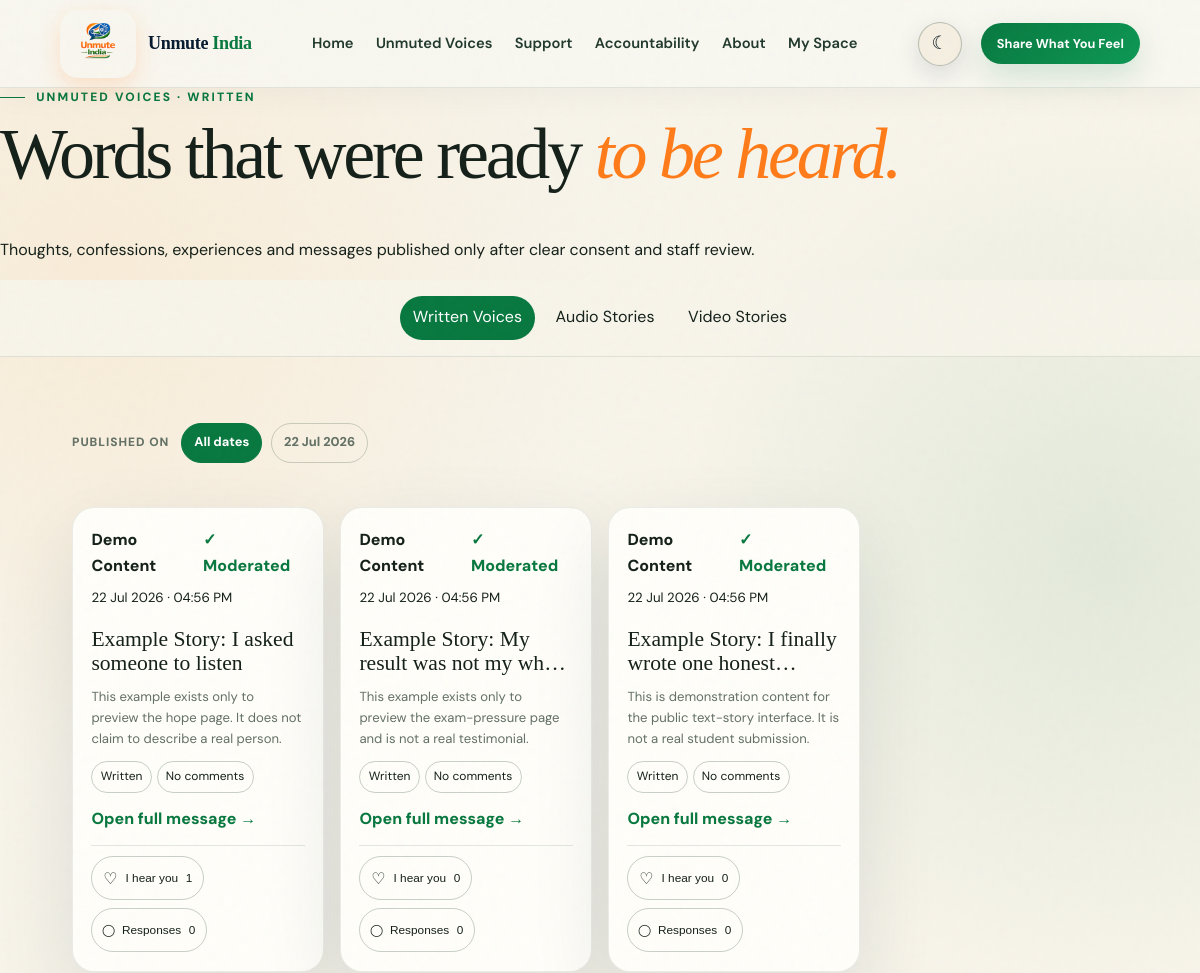
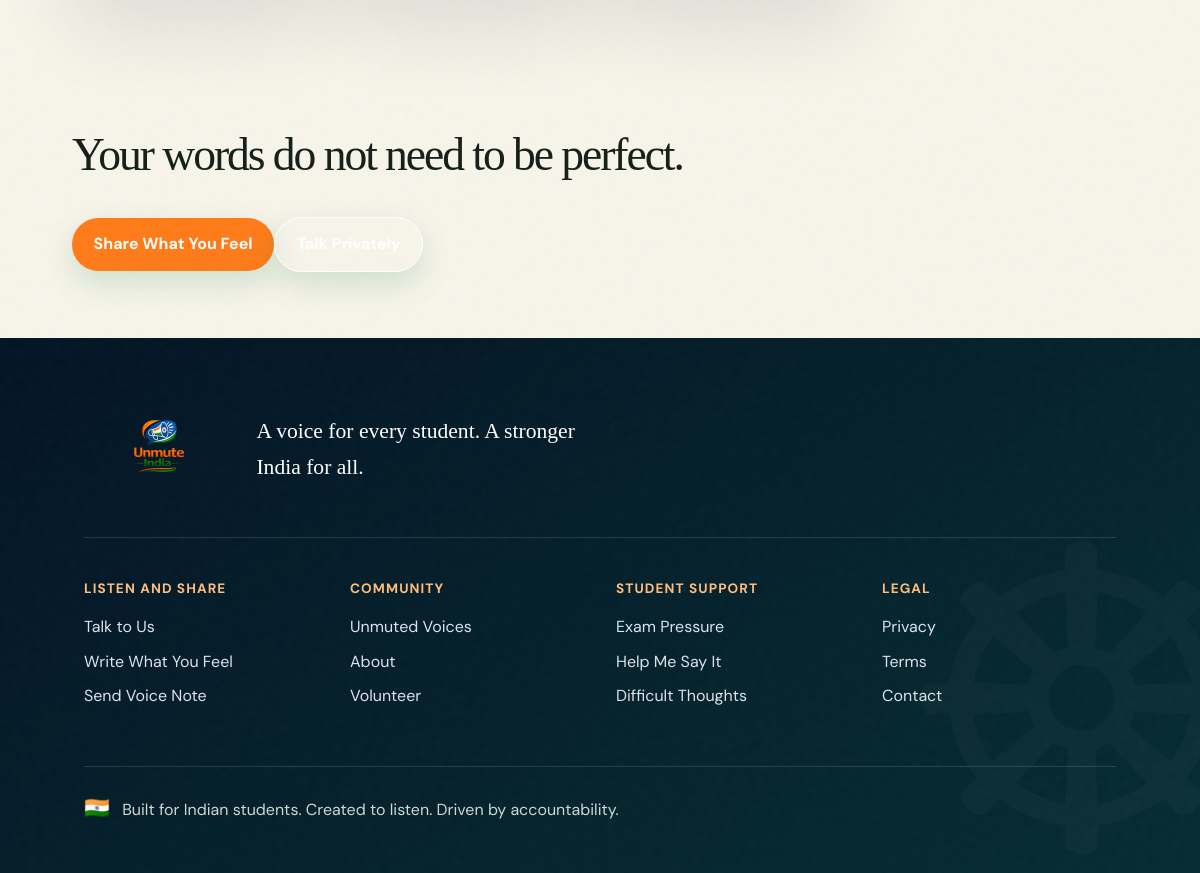
/voices/text/, run on the app's committed database (2 pictures, top to bottom).
### indiaApp/models.py (models this page shows, shortened)
class TimeStampedModel(models.Model):
    created_at = models.DateTimeField(auto_now_add=True)
    updated_at = models.DateTimeField(auto_now=True)
    class Meta:
        abstract = True

class Story(TimeStampedModel):
    MODES = [('support','Support only'),('advice','Advice welcome'),('none','No comments')]
    FORMATS = [('text','Text'),('voice','Voice'),('video','Video')]
    TOPICS = [('heard','Needed to be heard'),('alone','I thought I was alone'),('listened','Someone listened to me'),('hope','I did not give up'),('message','To another student'),('exam','Exam pressure'),('family','Family pressure'),('college','College life'),('coaching','Coaching pressure'),('protest','Protest experience')]
    title = models.CharField(max_length=140, blank=True)
    body = models.TextField()
    slug = models.SlugField(unique=True)
    display_name = models.CharField(max_length=80, blank=True)
    age_group = models.CharField(max_length=40, blank=True)
    state = models.CharField(max_length=80, blank=True)
    story_format = models.CharField(max_length=10, choices=FORMATS, default='text', db_index=True)
    topic = models.CharField(max_length=20, choices=TOPICS, default='heard', db_index=True)
    public_media = models.FileField(upload_to='stories/', blank=True, validators=[FileExtensionValidator(['mp3','m4a','wav','ogg','webm','mp4','mov'])])
    transcript = models.TextField(blank=True)
    duration = models.CharField(max_length=12, blank=True)
    content_warning = models.CharField(max_length=180, blank=True)
    face_hidden = models.BooleanField(default=False)
    audio_only = models.BooleanField(default=False)
    approved = models.BooleanField(default=False, db_index=True)
    comment_mode = models.CharField(max_length=10, choices=MODES, default='support')
    moderation_status = models.CharField(max_length=12, choices=[('draft','Draft'),('review','Pending Review'),('published','Published'),('rejected','Rejected'),('archived','Archived')], default='review', db_index=True)
    public_consent = models.BooleanField(default=False, db_index=True)
    privacy_review_complete = models.BooleanField(default=False, db_index=True)
    location_consented = models.BooleanField(default=False)
    published_at = models.DateTimeField(null=True, blank=True, db_index=True)
    removed_at = models.DateTimeField(null=True, blank=True, db_index=True)
    featured = models.BooleanField(default=False, db_index=True)
    thumbnail = models.ImageField(upload_to='story_thumbnails/', blank=True)
    is_demo = models.BooleanField(default=False, db_index=True)
    source_was_listening_request = models.BooleanField(default=False, db_index=True, editable=False)

### indiaApp/views.py (the view, shortened to what this page needs)
# urls.py: path('voices/text/', views.story_format_page, {'story_format':'text'}, name='voices_text'),
def story_format_page(request, story_format):
    templates={'text':'stories/text_stories.html','voice':'stories/voice_stories.html','video':'stories/video_stories.html'}
    if story_format not in templates: return redirect('stories')
    queryset=public_stories(request.anonymous_reaction_key, request.private_identity).filter(story_format=story_format)
    available_dates=sorted({
        timezone.localdate(item.published_at or item.created_at)
        for item in queryset.only('published_at','created_at')
    },reverse=True)
    selected_date=request.GET.get('date','')
    page=Paginator(queryset, 8 if story_format!='video' else 4).get_page(request.GET.get('page'))
    return render(request,templates[story_format],{
        'page_obj':page,
        'stories':page.object_list,
        'story_format':story_format,
        'available_dates':available_dates,
        'selected_date':selected_date,
    })

### templates/stories/text_stories.html (shortened to what this page needs)
{% extends 'base.html' %}{% load static %}
{% block css %}<link rel="stylesheet" href="{% static 'css/stories/feed.css' %}"><link rel="stylesheet" href="{% static 'css/stories/feed_shelves.css' %}"><link rel="stylesheet" href="{% static 'css/stories/comments.css' %}">{% endblock %}
{% block content %}
<header class="collection-hero text-collection"><div><p class="eyebrow green">UNMUTED VOICES · WRITTEN</p><h1>Words that were ready <em>to be heard.</em></h1><p>Thoughts, confessions, experiences and messages published only after clear consent and staff review.</p></div></header>
{% include 'stories/_collection_nav.html' with active='text' %}
<section class="featured-feed">{% include 'stories/_date_filter.html' %}<div class="story-grid story-grid--shelf">{% for story in stories %}{% include 'stories/_voice_card.html' %}{% empty %}<div class="stories-empty"><h2>No written voices found.</h2><p>{% if selected_date %}Try another publication date.{% else %}Private submissions remain private unless the person clearly allows public sharing.{% endif %}</p></div>{% endfor %}</div>{% include 'stories/_pagination.html' %}</section>
<section class="collection-final"><h2>Your words do not need to be perfect.</h2><a class="pill saffron" href="{% url 'share' 'text' %}">Share What You Feel</a><a class="pill ghost" href="{% url 'talk' %}">Talk Privately</a></section>
{% endblock %}{% block js %}<script src="{% static 'js/stories/feed.js' %}" defer></script>{% endblock %}

### templates/base.html (shortened to what this page needs)
{% load static %}
<!doctype html><html lang="en" data-theme="light"><head><link rel="stylesheet" href="{% static 'css/base.css' %}"><link rel="stylesheet" href="{% static 'css/components.css' %}">{% block css %}{% endblock %}<link rel="stylesheet" href="{% static 'css/contrast-fixes.css' %}"><link rel="stylesheet" href="{% static 'css/responsive.css' %}"></head><body><div class="grain" aria-hidden="true"></div><header class="nav"><a class="brand" href="{% url 'home' %}"><img src="{% static 'images/brand/unmute-india.webp' %}" alt=""><strong>Unmute <i>India</i></strong></a><nav id="navlinks"><a href="{% url 'home' %}">Home</a><a href="{% url 'stories' %}">Unmuted Voices</a><a href="{% url 'page' 'support' %}">Support</a><a href="{% url 'page' 'accountability' %}">Accountability</a><a href="{% url 'page' 'about' %}">About</a><a href="{% url 'my_space' %}">My Space</a></nav><button class="theme" aria-label="Switch colour theme"></button><a class="pill small" href="{% url 'talk' %}">Share What You Feel</a></header><main id="main">{% block content %}{% endblock %}</main><footer><div class="footer-mark"><img src="{% static 'images/brand/unmute-india.webp' %}" alt="Unmute India"><p>A voice for every student. A stronger India for all.</p></div><div class="footer-grid"><div><h3>Listen and Share</h3><a href="{% url 'talk' %}">Talk to Us</a><a href="{% url 'share' 'text' %}">Write What You Feel</a><a href="{% url 'share' 'audio' %}">Send Voice Note</a></div><div><h3>Community</h3><a href="{% url 'stories' %}">Unmuted Voices</a><a href="{% url 'page' 'about' %}">About</a><a href="{% url 'volunteer' %}">Volunteer</a></div><div><h3>Student Support</h3><a href="{% url 'page' 'support' %}">Exam Pressure</a><a href="{% url 'page' 'help-me-say-it' %}">Help Me Say It</a><a href="{% url 'safety' %}">Difficult Thoughts</a></div><div><h3>Legal</h3><a href="{% url 'page' 'privacy' %}">Privacy</a><a href="{% url 'page' 'terms' %}">Terms</a><a href="{% url 'page' 'contact' %}">Contact</a></div></div><p class="footer-line"><span>🇮🇳</span> Built for Indian students. Created to listen. Driven by accountability.</p></footer></body></html>

### templates/stories/_collection_nav.html (shortened to what this page needs)
<nav class="story-filters collection-nav" aria-label="Browse Unmuted Voices by format"><a href="{% url 'voices_text' %}"{% if active == 'text' %} class="active" aria-current="page"{% endif %}>Written Voices</a><a href="{% url 'voices_voice' %}">Audio Stories</a><a href="{% url 'voices_video' %}">Video Stories</a></nav>

### templates/stories/_date_filter.html
{% if available_dates %}
<nav class="story-date-filter" aria-label="Filter stories by publication date">
  <span>Published on</span>
  <a href="?"{% if not selected_date %} class="active" aria-current="page"{% endif %}>All dates</a>
  {% for day in available_dates %}
    <a href="?date={{ day|date:'Y-m-d' }}"{% if selected_date == day|date:'Y-m-d' %} class="active" aria-current="page"{% endif %}>{{ day|date:'d M Y' }}</a>
  {% endfor %}
</nav>
{% endif %}

### templates/stories/_voice_card.html (shortened to what this page needs)
<article class="story-card{% if story.story_format == 'video' %} video-story-card{% endif %}" data-format="{{ story.story_format }}" data-detail-url="{% url 'story_detail' story.slug %}" tabindex="{% if story.story_format == 'video' %}0{% else %}-1{% endif %}">
  <div class="story-card__top">
    <div class="story-meta"><span>{{ story.display_name|default:'Anonymous student' }}</span><span>✓ Moderated</span></div>
    <small><time datetime="{{ story.published_at|default:story.created_at|date:'c' }}">{{ story.published_at|default:story.created_at|date:'d M Y · h:i A' }}</time></small>
    <h3>{{ story.title|default:'What someone needed to say' }}</h3>
  </div>
  <div class="story-card__content">
    {% if story.story_format == 'text' %}
      <p>{{ story.body|truncatewords:32 }}</p>
    {% elif story.story_format == 'voice' and story.public_media %}
      <audio controls preload="metadata" src="{{ story.public_media.url }}"></audio>
    {% else %}
      <p>{{ story.body|truncatewords:32 }}</p>
    {% endif %}
  </div>
  <div class="story-card__footer">
    <div class="badges"><span>{% if story.story_format == 'text' %}Written{% else %}{{ story.get_story_format_display }}{% endif %}</span><span>{{ story.get_comment_mode_display }}</span></div>
    <a class="read-story" href="{% url 'story_detail' story.slug %}">Open full message →</a>
    <div class="voice-social">
      <form action="{% url 'react' story.pk %}" method="post" data-reaction-form data-story-id="{{ story.pk }}">{% csrf_token %}<button class="reaction-button{% if story.has_current_visitor_reacted %} is-active active{% endif %}" name="reaction" value="with_you" data-reaction-target="story" data-story-id="{{ story.pk }}" aria-pressed="{{ story.has_current_visitor_reacted|yesno:'true,false' }}" aria-label="I hear you, {{ story.reaction_count }} support{{ story.reaction_count|pluralize }}"><span class="reaction-icon" aria-hidden="true">{% if story.has_current_visitor_reacted %}♥{% else %}♡{% endif %}</span><span class="reaction-label">I hear you</span><span class="reaction-count" data-reaction-count aria-live="polite">{{ story.reaction_count }}</span></button></form>
      <button type="button" class="response-count-button" data-comments-open data-story="{{ story.pk }}" data-format="{{ story.get_story_format_display }}" data-title="{{ story.title|default:'What someone needed to say' }}" data-author="{{ story.display_name|default:'Anonymous student' }}" data-excerpt="{{ story.body|truncatewords:24|striptags }}"{% if story.public_media %} data-media="{{ story.public_media.url }}"{% endif %}><span aria-hidden="true">◯</span><span>Responses</span><span class="reaction-count">{{ story.comment_count }}</span></button>
    </div>
  </div>
</article>

### static/css/base.css (style rules this page uses)
:root { --navy:#081a2f;--blue:#14213d;--cream:#fff9f0;--paper:#fffdf8;--peach:#ffe7d6;--lav:#e9e3ff;--green:#138808;--softgreen:#e4f4ea;--orange:#ff7a00;--ink:#20242a;--muted:#606873;--shadow:0 20px 60px #14213d14;--radius:26px }
html { scroll-behavior:smooth }
* { box-sizing:border-box }
body { margin:0;background:var(--cream);color:var(--ink);font-family:'DM Sans',system-ui,sans-serif;line-height:1.65 }
body,header,section,footer { transition:background .25s,color .25s }
a { color:inherit;text-decoration:none }
img { max-width:100%;display:block }
.nav { height:78px;padding:0 clamp(1rem,5vw,5rem);display:flex;align-items:center;gap:1.2rem;background:color-mix(in srgb,var(--cream) 92%,transparent);backdrop-filter:blur(12px);position:sticky;top:0;z-index:20;border-bottom:1px solid #7772 }
.brand { font-weight:800;color:var(--navy);white-space:nowrap }
.nav nav { display:flex;gap:1.4rem;margin:auto }
.nav nav a { font-size:.92rem }
.theme,.menu { border:0;background:transparent;font-size:1.2rem;cursor:pointer }
.pill { display:inline-flex;align-items:center;justify-content:center;border:0;border-radius:999px;padding:.85rem 1.35rem;background:var(--green);color:white;font:inherit;font-weight:700;cursor:pointer }
.pill.small { font-size:.8rem;padding:.65rem 1rem }
.pill.saffron { background:var(--orange) }
.pill.ghost { background:transparent;border:1px solid currentColor }
.eyebrow { font-size:.75rem;letter-spacing:.18em;font-weight:800 }
.eyebrow.green { color:var(--green) }
h1,h2,h3,p { margin-top:0 }
h1 { font-size:clamp(2.7rem,6vw,6.4rem);line-height:.96;letter-spacing:-.06em }
h2 { font-size:clamp(2.15rem,4.5vw,4.6rem);line-height:1.08;letter-spacing:-.05em }
h2 em,h1 em { font-family:'Playfair Display',serif;color:var(--orange) }
section { padding:clamp(4.5rem,9vw,9rem) clamp(1.2rem,7vw,7.5rem) }
footer { background:var(--navy);color:#fff;padding:4rem clamp(1.2rem,7vw,7.5rem) 2rem }
.footer-grid { display:grid;grid-template-columns:repeat(4,1fr);gap:2rem;margin-bottom:3rem }
.footer-grid a { display:block;color:#dce3eb;margin:.5rem 0 }
.footer-grid h3 { font-size:.85rem;color:#ffbd7d;text-transform:uppercase;letter-spacing:.08em }
.brand img { width:76px!important;height:68px!important }
.brand strong { font-size:1.13rem!important }
:root { --navy:#061a30;--blue:#073f7d;--cream:#f7f4ea;--paper:#fffef9;--peach:#fff0df;--lav:#e8edf4;--green:#08783f;--softgreen:#e7f1e5;--orange:#ff7b19;--ink:#142019;--muted:#637065;--gold:#d7a548;--shadow:0 28px 80px #06243a1c;--radius:32px }
body { background:radial-gradient(circle at 8% 15%,#ffca8b30,transparent 26%),radial-gradient(circle at 92% 30%,#64a67c24,transparent 25%),var(--cream) }
.grain { position:fixed;inset:0;z-index:999;pointer-events:none;opacity:.035;}
.nav { height:88px;background:#f9f7f0df;border-bottom:1px solid #1237241a;box-shadow:0 8px 32px #06243a0a }
.brand { display:flex;align-items:center;gap:.75rem }
.brand img { width:62px;height:58px;object-fit:cover;object-position:50% 27%;border-radius:18px;box-shadow:0 8px 22px #ff7b1930 }
.brand strong { font-family:Georgia,serif;font-size:1.02rem;letter-spacing:-.02em }
.brand i { color:var(--green);font-style:normal }
.nav nav a { position:relative;font-weight:600;color:#21392c }
.nav nav a::after { content:"";position:absolute;left:0;right:100%;bottom:-8px;height:2px;background:linear-gradient(90deg,var(--orange),var(--green));transition:right .3s }
.pill { background:linear-gradient(135deg,#08783f,#0d9854);box-shadow:0 12px 30px #08783f28;transition:transform .25s,box-shadow .25s }
.eyebrow::before { content:"";display:inline-block;width:25px;height:1px;background:currentColor;vertical-align:middle;margin-right:.7rem }
h1,h2 { font-family:Georgia,'Times New Roman',serif;font-weight:500;letter-spacing:-.045em }
footer { position:relative;background:linear-gradient(145deg,#041425,#062d32);overflow:hidden }
footer::after { content:"☸";position:absolute;right:-70px;bottom:-180px;font-size:420px;color:#fff;opacity:.025 }
.footer-mark { display:flex;align-items:center;gap:1.4rem;padding-bottom:2.5rem;margin-bottom:2.5rem;border-bottom:1px solid #fff2 }
.footer-mark img { width:150px;height:95px;object-fit:cover;object-position:50% 30%;border-radius:18px }
.footer-mark p { font-family:Georgia,serif;font-size:1.35rem;margin:0;max-width:360px }
.footer-line { border-top:1px solid #fff2;padding-top:1.5rem;color:#cdd9d2 }
.footer-line span { font-size:1.3rem;margin-right:.5rem }

### data on the page
Story: display_name "Demo Content", published_at "22 Jul 2026 · 04:56 PM", title "Example Story: I asked someone to listen", body "This example exists only to preview the hope page. It does not claim to describe a real person.", story_format "Written", comment_mode "No comments", reaction_count "1", comment_count "0"
Story: display_name "Demo Content", published_at "22 Jul 2026 · 04:56 PM", title "Example Story: My result was not my…", body "This example exists only to preview the exam-pressure page and is not a real testimonial.", story_format "Written", comment_mode "No comments", reaction_count "0", comment_count "0"
Story: display_name "Demo Content", published_at "22 Jul 2026 · 04:56 PM", title "Example Story: I finally wrote one…", body "This is demonstration content for the public text-story interface. It is not a real student submission.", story_format "Written", comment_mode "No comments", reaction_count "0", comment_count "0"

### other printed values
{{ day|date:'d M Y' }} "22 Jul 2026"
